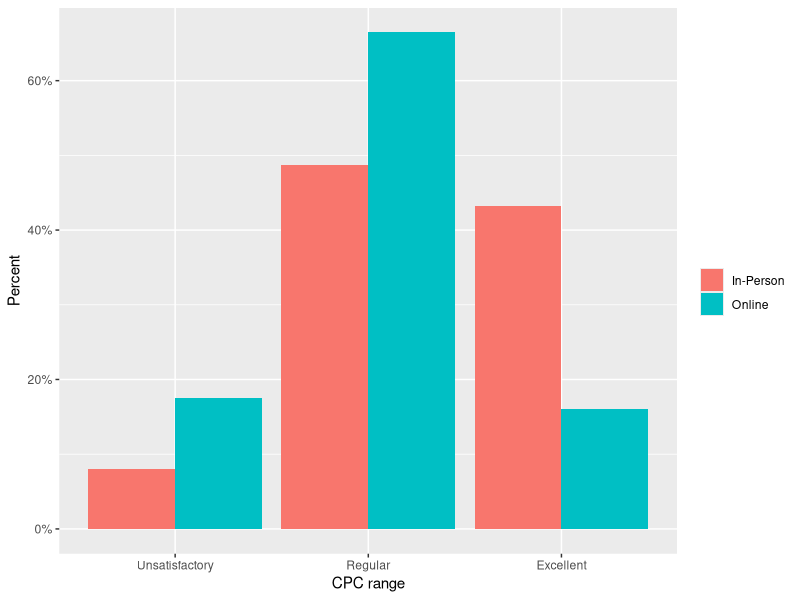
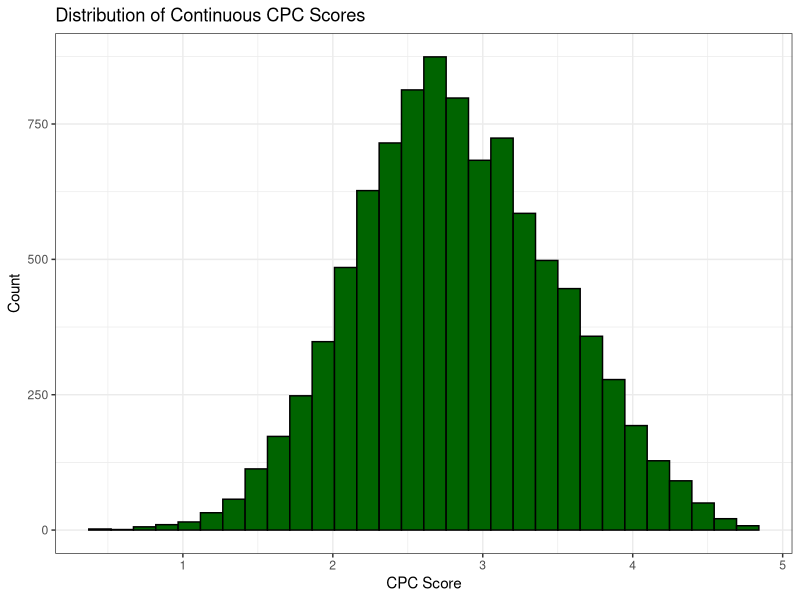

Write R code to recreate these figures, in order.
rm (list = ls())

library(readxl)
library(dplyr)
library(ggplot2)
library(purrr)

data <- read_excel("CPC_2023.xlsx", sheet = "CPC_2023")

# Select only modality and CPC range columns
cpc <- data %>% select(cpc_range =`CPC (Faixa)`, modality = `Modalidade de Ensino`)

cpc <- cpc %>% filter(modality %in% c("Educação a Distância", "Educação Presencial")) %>%
  filter(cpc$cpc_range %in% c("1", "2", "3", "4", "5")) %>%
  mutate(modality = case_when(
    modality == "Educação a Distância" ~ "Online",
    modality == "Educação Presencial" ~ "In-Person"
  ))

tab <- cpc %>% select(cpc_range, modality) %>% table()
tab

# Joining 1 and 2 CPC range since there is no online course with CPC 1
cpc_join <- cpc %>%
  # Recode the ranges according to MEC's definitions
  mutate(cpc_range = case_when(
    cpc_range %in% c("1", "2") ~ "Unsatisfactory",
    cpc_range == "3" ~ "Regular",
    cpc_range %in% c("4", "5") ~ "Excellent",
    TRUE ~ cpc_range 
  )) %>%
  mutate(cpc_range = factor(cpc_range, levels = c("Unsatisfactory", "Regular", "Excellent"))) # set desired order

# Shows values from joint dataset in one table
tab_join <- cpc_join %>% select(cpc_range, modality) %>% table()
tab_join

prop_tab <- tab_join %>% prop.table(margin = 2)
prop_tab

# Plotting percent of courses/universities by CPC range (x-axis) and modality (color)
cpc_frame <- data.frame(prop_tab)
cpc_frame %>% ggplot(mapping = aes(x = cpc_range, fill = modality, y = Freq)) +
  geom_col(position = 'dodge') +
  scale_y_continuous(labels = scales::percent_format()) +
  labs (x = "CPC range" , y = "Percent", fill = '')

# Chi-squared test and t-test
chisq_test <- tab_join %>% chisq.test(correct = FALSE)
chisq_test


# Extra: create histogram

cpc_cont <- data %>% select(cpc_score =`CPC (Contínuo)`)

clean_cpc <- na.omit(cpc_cont$cpc_score)

ggplot(data.frame(cpc_score = clean_cpc), aes(x = cpc_score)) +
  geom_histogram(bins = 30, fill = "darkgreen", color = "black") +
  theme_bw() +
  labs(x = "CPC Score", y = "Count", title = "Distribution of Continuous CPC Scores")


